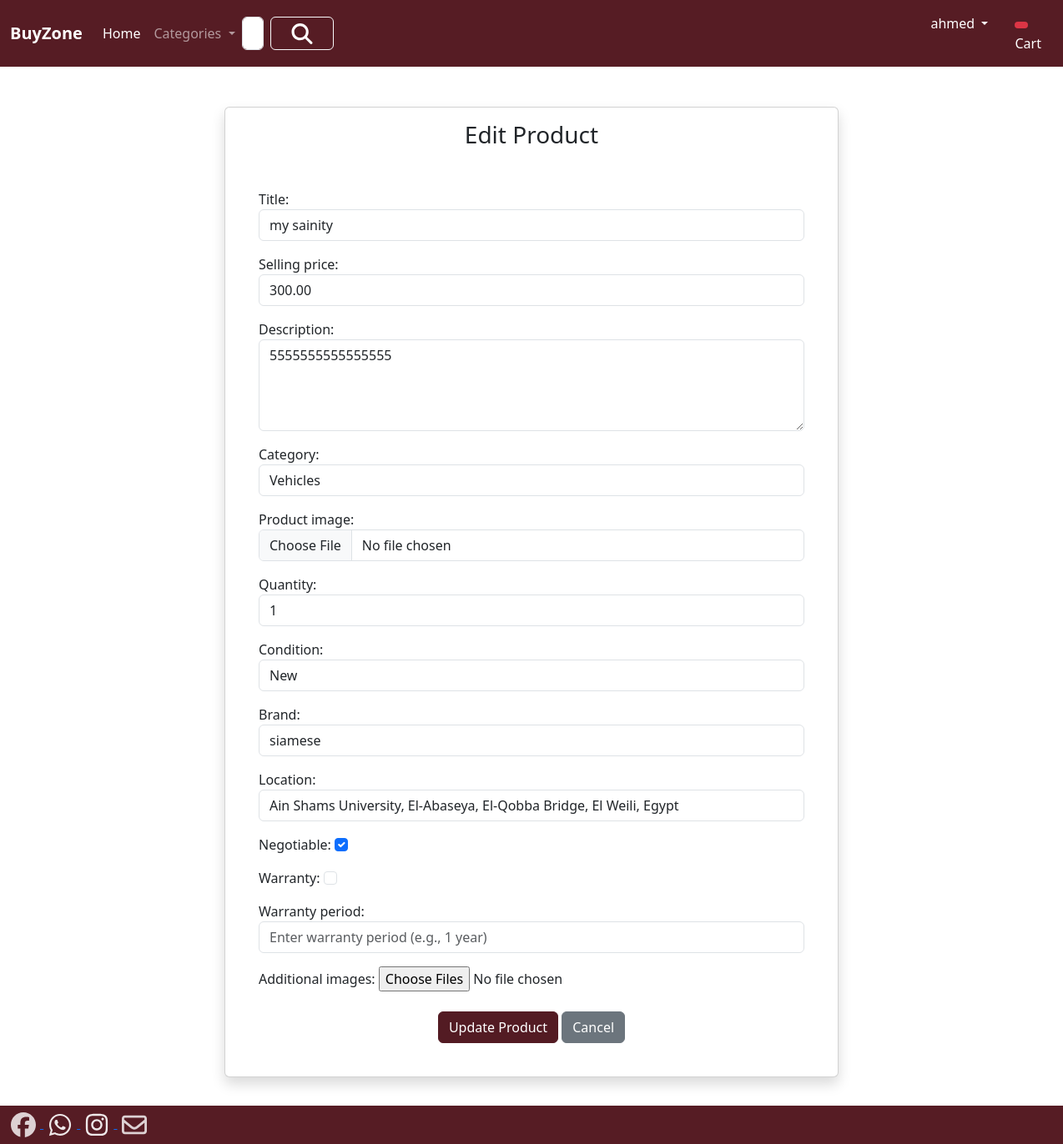
The page /edit-product/11/ (signed in) on the database its author committed.
### app/models.py (models this page shows, shortened)
class Product(models.Model):
    CONDITION_CHOICES = [
        ('new', 'New'),
        ('like_new', 'Like New'),
        ('good', 'Good'),
        ('fair', 'Fair'),
        ('poor', 'Poor'),
    ]
    STATUS_CHOICES = [
        ('available', 'Available'),
        ('sold', 'Sold'),
        ('pending', 'Pending'),
        ('reserved', 'Reserved'),
    ]
    seller = models.ForeignKey(User, on_delete=models.CASCADE, related_name='products', null=True, blank=True)
    title = models.CharField(max_length=200)
    selling_price = models.DecimalField(max_digits=10, decimal_places=2)
    description = models.TextField()
    category = models.CharField(max_length=50, choices=CATEGORY_CHOICES)
    product_image = models.ImageField(upload_to='products/')
    additional_images = models.ImageField(upload_to='products/additional/', null=True, blank=True)
    quantity = models.IntegerField(default=1)
    condition = models.CharField(max_length=20, choices=CONDITION_CHOICES, default='new')
    brand = models.CharField(max_length=100, blank=True, null=True)
    location = models.CharField(max_length=200, blank=True, null=True)
    status = models.CharField(max_length=20, choices=STATUS_CHOICES, default='available')
    created_at = models.DateTimeField(default=timezone.now)
    updated_at = models.DateTimeField(auto_now=True)
    views = models.IntegerField(default=0)
    featured = models.BooleanField(default=False)
    negotiable = models.BooleanField(default=True)
    warranty = models.BooleanField(default=False)
    warranty_period = models.CharField(max_length=50, blank=True, null=True)

### app/views.py (the view)
# urls.py: path('edit-product/<int:pk>/', views.edit_product, name='edit-product'),
@login_required
def edit_product(request, pk):
    product = get_object_or_404(Product, pk=pk, seller=request.user)
    if request.method == 'POST':
        form = ProductForm(request.POST, request.FILES, instance=product)
        if form.is_valid():
            form.save()
            messages.success(request, 'Product updated successfully!')
            return redirect('seller-dashboard')
    else:
        form = ProductForm(instance=product)
    return render(request, 'app/edit_product.html', {'form': form})

### app/templates/app/edit_product.html (shortened to what this page needs)
{% extends 'app/base.html' %}
{% load static %}
{% block main-content %}
<div class="container my-5">
    <div class="row">
        <div class="col-sm-8 offset-sm-2">
            <div class="card shadow">
                <div class="card-body">
                    <h3 class="card-title text-center mb-4">Edit Product</h3>
                    <form action="" method="post" enctype="multipart/form-data" novalidate class="p-4">
                        {% for fm in form %}
                        <div class="form-group mb-3">
                            {{fm.label_tag}} {{fm}} <small class="text-danger">{{fm.errors|striptags}}</small>
                        </div>
                        {% endfor %}
                        <div class="text-center mt-4">
                            <button type="submit" class="btn btn-primary">Update Product</button>
                            <a href="{% url 'seller-dashboard' %}" class="btn btn-secondary">Cancel</a>
                        </div>
                    </form>
                </div>
            </div>
        </div>
    </div>
</div>
{% endblock main-content %}

### app/templates/app/base.html (shortened to what this page needs)
<!DOCTYPE html>
{% load static %}
<html lang="en">
<head>
    <link href="https://cdn.jsdelivr.net/npm/bootstrap@5.3.3/dist/css/bootstrap.min.css" rel="stylesheet">
    <link rel="stylesheet" href="https://cdnjs.cloudflare.com/ajax/libs/font-awesome/6.5.1/css/all.min.css">
    <link rel="stylesheet" href="{% static 'app/css/owl.carousel.min.css' %}"/>
    <link rel="stylesheet" href="{% static 'app/css/style.css' %}"/>
</head>
<body style="min-height:89vh;position: relative;">
    <nav class="navbar navbar-expand-lg navbar-dark" style="background-color: #561c24;">
      <div class="container-fluid">
        <a class="navbar-brand fw-bold" href="/">BuyZone</a>
        <div class="collapse navbar-collapse" id="navbarSupportedContent">
          <ul class="navbar-nav me-auto mb-2 mb-lg-0">
            {% if request.user.is_authenticated %}
            <li class="nav-item">
              <a class="nav-link active" aria-current="page" href="/">Home</a>
            </li>
            <li class="nav-item dropdown">
              <a class="nav-link dropdown-toggle" href="#" role="button" data-bs-toggle="dropdown" aria-expanded="false">
                Categories
              </a>
            </li>
            {% endif %}
          </ul>
          <form class="d-flex" role="search" action="{% url 'search' %}" style="margin-right :700px  " >
            <input class="form-control me-2" type="search" placeholder="Search" name="q" aria-label="Search">
            <button class="btn btn-outline-light" type="submit" style ="--bs-btn-hover-bg: #7d1624;">
              <img src = "{% static "app/images/product/magnifying-glass-solid.svg" %}" width = "50" height = "25" >
            </button>
          </form>
        </div>
        <ul class="navbar-nav me-auto mb-2 mb-lg-0">
            <li class="nav-item dropdown mx-2">
            {% if request.user.is_authenticated %}
              {% if request.user.first_name %}
                  <a class="nav-link dropdown-toggle text-white" href="#" id="profileDropdown" data-bs-toggle="dropdown" aria-expanded="false">
                      {{ request.user.first_name }}
                  </a>
              {% else %}
                  <a class="nav-link dropdown-toggle text-white" href="#" id="profileDropdown" data-bs-toggle="dropdown" aria-expanded="false">
                      {{ request.user.username }}
                  </a>
              {% endif %}
            </li>
            <li class="nav-item mx-2">
              <a class="nav-link text-white" href="{% url 'show_cart' %}">
                <span class="badge bg-danger">
                </span>
                Cart
            </a>
            </li>
            {% endif %}
        </ul>
      </div>
    </nav>
{% block main-content %}{% endblock main-content %}
    <Footer class="container-fluid  text- p-2 mt-5" style="position: absolute; bottom: -80px ; diplay :flex; justify-content: space-between; background-color : #561c24;" >
      <a href="https://www.facebook.com/people/BuyZone/61559260412941/?is_tour_dismissed"  target="_blank" >
        <img src = "{% static "app/images/product/facebook.svg" %}"  width = "40" height = "30"    style= "opacity: 0.8;" >
      </a>
      <a href="https://chat.whatsapp.com/IlkDXPRBht4LQgg2ZSD2h3" target="_blank" >
        <img src = "{% static "app/images/product/whatsapp.svg" %}"  width = "40" height = "30" style= "opacity: 0.9;">
      </a>
      <a href="#" target="_blank" >
        <img src = "{% static "app/images/product/instagram.svg" %}"  width = "40" height = "30" style= "opacity: 0.9;">
      </a >
      <a href="#" target="_blank" >
        <img src = "{% static "app/images/product/envelope-regular.svg" %}" width = "40" height = "30" style= "opacity: 0.8;">
      </a>
    </Footer>
</body>
</html>

### app/static/app/css/style.css (style rules this page uses)
.btn-primary { --bs-btn-color: #fff; --bs-btn-bg: #531b23 !important; --bs-btn-border-color: #531b23 !important; --bs-btn-hover-color: #fff; --bs-btn-hover-bg: #a03141 !important; --bs-btn-hover-border-color: #a03141 !important; --bs-btn-focus-shadow-rgb: 49, 132, 253; --bs-btn-active-color: #fff; --bs-btn-active-bg: #a03141 !important; --bs-btn-active-border-color: #a03141 !important; --bs-btn-active-shadow: inset 0 3px 5px rgba(0, 0, 0, 0.125); --bs-btn-disabled-color: #fff; --bs-btn-disabled-bg: #531b23 !important; --bs-btn-disabled-border-color: #531b23 !important; }

### rows shown on the page
Product: form "my sainity" "300.00" "5555555555555555" "Vehicles" "1" "New" "siamese" "Ain Shams University, El-Abaseya, El-Qobba Bridge, El Weili, Egypt" "☑"

### other values the page prints
{{ request.user.username }} "ahmed"
{{ fm.label_tag }} "Title:" "Selling price:" "Description:" "Category:" "Product image:" "Quantity:" "Condition:" "Brand:" "Location:" "Negotiable:" "Warranty:" "Warranty period:" "Additional images:"
